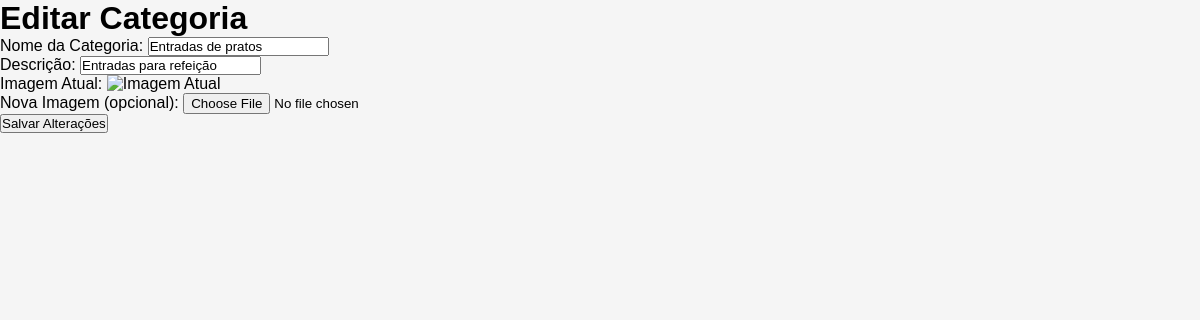
Page /admin/editar_categoria/1 on the committed database.
### tables this page shows
CREATE TABLE [categorias] (
[id] INTEGER  PRIMARY KEY NULL,
[nome] TEXT  NOT NULL,
[descricao] VARCHAR(255)  NULL,
[imagem] BLOB  NULL
);

### app.py (the view, shortened to what this page needs)
@app.route("/admin/editar_categoria/<int:id>", methods=['GET', 'POST'])
def editar_categoria(id):
    conn = get_db_connection()
    categoria = conn.execute('SELECT * FROM categorias WHERE id = ?', (id,)).fetchone()
    conn.close()
    return render_template('admin/editar_categoria.html', categoria=categoria)

### app.py (called while the page is built)
def get_db_connection():
    conn = sqlite3.connect('database\sqlite.db')
    conn.row_factory = sqlite3.Row
    return conn

### templates/admin/editar_categoria.html (shortened to what this page needs)
<!DOCTYPE html>
<html lang="pt-br">
<head>
    <link rel="stylesheet" href="{{ url_for('static', filename='styles.css') }}">
</head>
<body>
    <h1>Editar Categoria</h1>
    <form method="POST" enctype="multipart/form-data">
        <label for="nome_categoria">Nome da Categoria:</label>
        <input type="text" id="nome_categoria" name="nome_categoria" value="{{ categoria['nome'] }}" required>
        <br>
        <label for="descricao">Descrição:</label>
        <input type="text" id="descricao" name="descricao" value="{{ categoria['descricao'] }}" required>
        <br>
        <label for="imagem_atual">Imagem Atual:</label>
        <img alt="Imagem Atual">
        <br>
        <label for="nova_imagem">Nova Imagem (opcional):</label>
        <input type="file" id="nova_imagem" name="nova_imagem">
        <br>
        <button type="submit">Salvar Alterações</button>
    </form>
</body>
</html>

### static/styles.css (style rules this page uses)
* { margin: 0; padding: 0; box-sizing: border-box; }
body { font-family: Arial, sans-serif; background-color: #f5f5f5; }

### templates/admin/editar_categoria.html (style rules this page uses)
img { width: 300px; height: 300px; }

### rows in the picture
categorias: nome_categoria "Entradas de pratos", descricao "Entradas para refeição"
